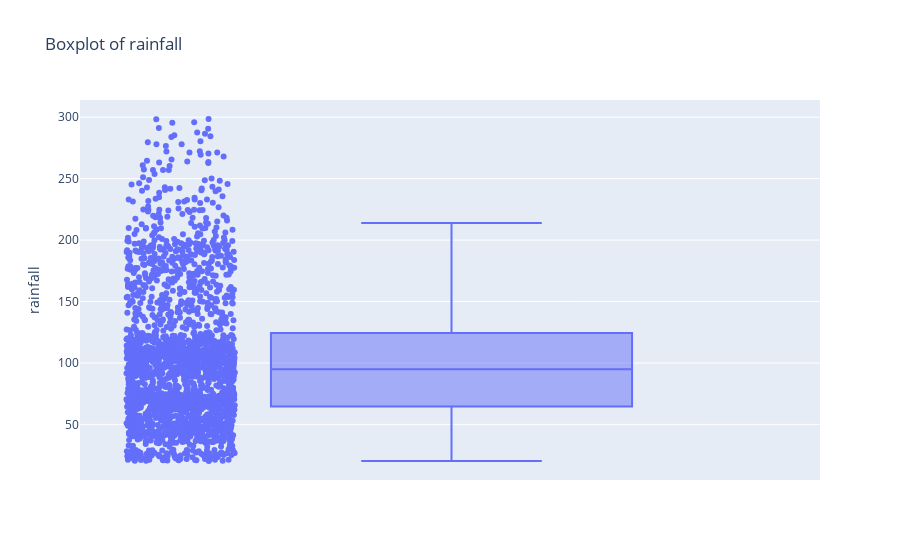

Notebook source saved alongside this figure:
### Code cell
fig= px.box(data, y="rainfall",points="all",title="Boxplot of rainfall")
fig.show()

### Figure 1 — Plotly figure (JSON) as saved in the notebook; plotly's stock layout.template omitted (floating-point values rounded to 4 significant figures; data arrays with more than 128 entries replaced by an {"elided": "..."} marker saying what was removed)
{"data": [{"alignmentgroup": "True", "boxpoints": "all", "hovertemplate": "rainfall=%{y}<extra></extra>", "legendgroup": "", "marker": {"color": "#636efa"}, "name": "", "notched": false, "offsetgroup": "", "orientation": "v", "showlegend": false, "type": "box", "x0": " ", "xaxis": "x", "y": {"elided": "2200 float values"}, "y0": " ", "yaxis": "y"}], "layout": {"boxmode": "group", "legend": {"tracegroupgap": 0}, "title": {"text": "Boxplot of rainfall"}, "xaxis": {"anchor": "y", "domain": [0, 1]}, "yaxis": {"anchor": "x", "domain": [0, 1], "title": {"text": "rainfall"}}}}
